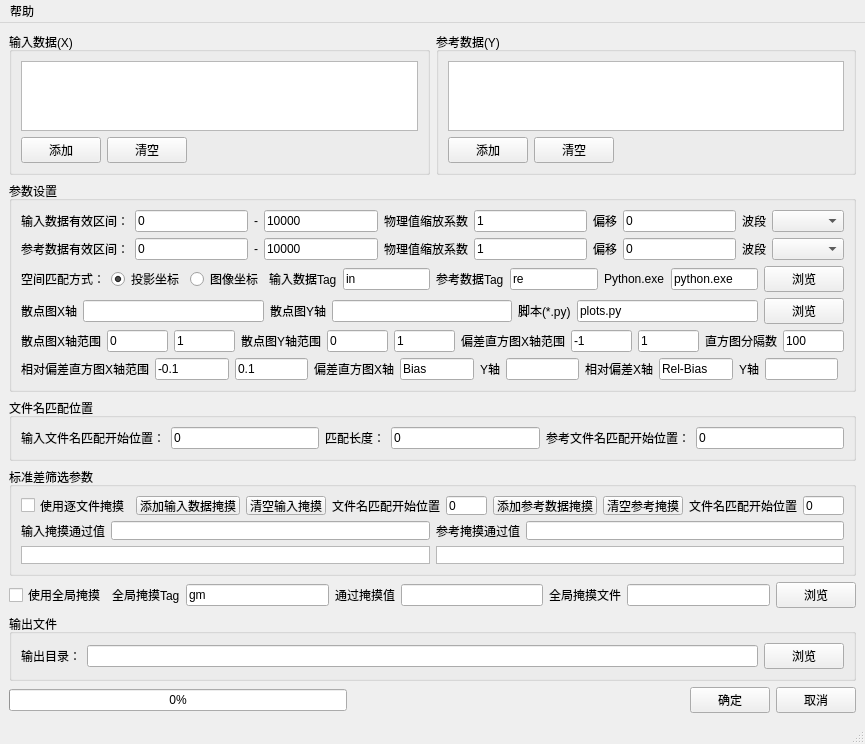
<?xml version="1.0" encoding="UTF-8"?>
<ui version="4.0">
 <class>MainWindow</class>
 <widget class="QMainWindow" name="MainWindow">
  <property name="geometry">
   <rect>
    <x>0</x>
    <y>0</y>
    <width>865</width>
    <height>744</height>
   </rect>
  </property>
  <property name="windowTitle">
   <string/>
  </property>
  <widget class="QWidget" name="centralwidget">
   <layout class="QVBoxLayout" name="verticalLayout_2">
    <item>
     <layout class="QVBoxLayout" name="verticalLayout">
      <item>
       <layout class="QHBoxLayout" name="horizontalLayout_2">
        <item>
         <layout class="QHBoxLayout" name="horizontalLayout">
          <item>
           <widget class="QGroupBox" name="groupBox_3">
            <property name="title">
             <string>输入数据(X)</string>
            </property>
            <layout class="QVBoxLayout" name="verticalLayout_4">
             <item>
              <layout class="QVBoxLayout" name="verticalLayout_3">
               <item>
                <widget class="QListWidget" name="listWidgetInfiles">
                 <property name="statusTip">
                  <string>需要检验的数据文件。</string>
                 </property>
                </widget>
               </item>
               <item>
                <layout class="QHBoxLayout" name="horizontalLayout_4">
                 <item>
                  <widget class="QPushButton" name="pushButtonAddInput">
                   <property name="text">
                    <string>添加</string>
                   </property>
                  </widget>
                 </item>
                 <item>
                  <widget class="QPushButton" name="pushButtonClearInput">
                   <property name="text">
                    <string>清空</string>
                   </property>
                  </widget>
                 </item>
                 <item>
                  <spacer name="horizontalSpacer_2">
                   <property name="orientation">
                    <enum>Qt::Horizontal</enum>
                   </property>
                   <property name="sizeHint" stdset="0">
                    <size>
                     <width>40</width>
                     <height>20</height>
                    </size>
                   </property>
                  </spacer>
                 </item>
                </layout>
               </item>
              </layout>
             </item>
            </layout>
           </widget>
          </item>
          <item>
           <widget class="QGroupBox" name="groupBox">
            <property name="title">
             <string>参考数据(Y)</string>
            </property>
            <layout class="QVBoxLayout" name="verticalLayout_6">
             <item>
              <layout class="QVBoxLayout" name="verticalLayout_5">
               <item>
                <widget class="QListWidget" name="listWidgetReffiles">
                 <property name="statusTip">
                  <string>标准数据文件。</string>
                 </property>
                </widget>
               </item>
               <item>
                <layout class="QHBoxLayout" name="horizontalLayout_3">
                 <item>
                  <widget class="QPushButton" name="pushButtonAddRef">
                   <property name="text">
                    <string>添加</string>
                   </property>
                  </widget>
                 </item>
                 <item>
                  <widget class="QPushButton" name="pushButtonClearRef">
                   <property name="text">
                    <string>清空</string>
                   </property>
                  </widget>
                 </item>
                 <item>
                  <spacer name="horizontalSpacer">
                   <property name="orientation">
                    <enum>Qt::Horizontal</enum>
                   </property>
                   <property name="sizeHint" stdset="0">
                    <size>
                     <width>40</width>
                     <height>20</height>
                    </size>
                   </property>
                  </spacer>
                 </item>
                </layout>
               </item>
              </layout>
             </item>
            </layout>
           </widget>
          </item>
         </layout>
        </item>
       </layout>
      </item>
      <item>
       <widget class="QGroupBox" name="groupBoxParams">
        <property name="title">
         <string>参数设置</string>
        </property>
        <layout class="QVBoxLayout" name="verticalLayout_7">
         <item>
          <layout class="QHBoxLayout" name="horizontalLayout_7">
           <item>
            <widget class="QLabel" name="label_2">
             <property name="toolTip">
              <string/>
             </property>
             <property name="statusTip">
              <string>有效值范围外不参与计算和对比。</string>
             </property>
             <property name="text">
              <string>输入数据有效区间：</string>
             </property>
            </widget>
           </item>
           <item>
            <widget class="QLineEdit" name="lineEditValid0">
             <property name="statusTip">
              <string>有效区间最小值（包含）。</string>
             </property>
             <property name="text">
              <string>0</string>
             </property>
            </widget>
           </item>
           <item>
            <widget class="QLabel" name="label_3">
             <property name="text">
              <string>-</string>
             </property>
            </widget>
           </item>
           <item>
            <widget class="QLineEdit" name="lineEditValid1">
             <property name="toolTip">
              <string>有效区间最大值（包含）。</string>
             </property>
             <property name="statusTip">
              <string>包含</string>
             </property>
             <property name="text">
              <string>10000</string>
             </property>
            </widget>
           </item>
           <item>
            <widget class="QLabel" name="label_12">
             <property name="text">
              <string>物理值缩放系数</string>
             </property>
            </widget>
           </item>
           <item>
            <widget class="QLineEdit" name="lineEditSlopeIn">
             <property name="statusTip">
              <string>PhyVal=(InVal+Inter)*Slope</string>
             </property>
             <property name="text">
              <string>1</string>
             </property>
            </widget>
           </item>
           <item>
            <widget class="QLabel" name="label_13">
             <property name="text">
              <string>偏移</string>
             </property>
            </widget>
           </item>
           <item>
            <widget class="QLineEdit" name="lineEditInterIn">
             <property name="statusTip">
              <string>PhyVal=(InVal+Inter)*Slope</string>
             </property>
             <property name="text">
              <string>0</string>
             </property>
            </widget>
           </item>
           <item>
            <widget class="QLabel" name="label_18">
             <property name="text">
              <string>波段</string>
             </property>
            </widget>
           </item>
           <item>
            <widget class="QComboBox" name="comboBoxBandIn"/>
           </item>
          </layout>
         </item>
         <item>
          <layout class="QHBoxLayout" name="horizontalLayout_15">
           <property name="bottomMargin">
            <number>0</number>
           </property>
           <item>
            <widget class="QLabel" name="label_14">
             <property name="text">
              <string>参考数据有效区间：</string>
             </property>
            </widget>
           </item>
           <item>
            <widget class="QLineEdit" name="lineEditValid0Ref">
             <property name="text">
              <string>0</string>
             </property>
            </widget>
           </item>
           <item>
            <widget class="QLabel" name="label_17">
             <property name="text">
              <string>-</string>
             </property>
            </widget>
           </item>
           <item>
            <widget class="QLineEdit" name="lineEditValid1Ref">
             <property name="text">
              <string>10000</string>
             </property>
            </widget>
           </item>
           <item>
            <widget class="QLabel" name="label_15">
             <property name="text">
              <string>物理值缩放系数</string>
             </property>
            </widget>
           </item>
           <item>
            <widget class="QLineEdit" name="lineEditSlopeRef">
             <property name="text">
              <string>1</string>
             </property>
            </widget>
           </item>
           <item>
            <widget class="QLabel" name="label_16">
             <property name="text">
              <string>偏移</string>
             </property>
            </widget>
           </item>
           <item>
            <widget class="QLineEdit" name="lineEditInterRef">
             <property name="text">
              <string>0</string>
             </property>
            </widget>
           </item>
           <item>
            <widget class="QLabel" name="label_19">
             <property name="text">
              <string>波段</string>
             </property>
            </widget>
           </item>
           <item>
            <widget class="QComboBox" name="comboBoxBandRef"/>
           </item>
          </layout>
         </item>
         <item>
          <layout class="QHBoxLayout" name="horizontalLayout_8">
           <property name="bottomMargin">
            <number>0</number>
           </property>
           <item>
            <widget class="QLabel" name="label_4">
             <property name="text">
              <string>空间匹配方式：</string>
             </property>
            </widget>
           </item>
           <item>
            <widget class="QRadioButton" name="radioButtonMatchProj">
             <property name="statusTip">
              <string>输入数据会重新定位到参考数据坐标系上。GeoTrans第0和第3参数是左上角像素的左上外侧点坐标。</string>
             </property>
             <property name="text">
              <string>投影坐标</string>
             </property>
             <property name="checked">
              <bool>true</bool>
             </property>
            </widget>
           </item>
           <item>
            <widget class="QRadioButton" name="radioButtonMatchPixel">
             <property name="text">
              <string>图像坐标</string>
             </property>
            </widget>
           </item>
           <item>
            <widget class="QLabel" name="label_33">
             <property name="text">
              <string>输入数据Tag</string>
             </property>
            </widget>
           </item>
           <item>
            <widget class="QLineEdit" name="lineEditInTag">
             <property name="text">
              <string>in</string>
             </property>
            </widget>
           </item>
           <item>
            <widget class="QLabel" name="label_34">
             <property name="text">
              <string>参考数据Tag</string>
             </property>
            </widget>
           </item>
           <item>
            <widget class="QLineEdit" name="lineEditReTag">
             <property name="text">
              <string>re</string>
             </property>
            </widget>
           </item>
           <item>
            <widget class="QLabel" name="label_20">
             <property name="text">
              <string>Python.exe</string>
             </property>
            </widget>
           </item>
           <item>
            <widget class="QLineEdit" name="lineEditPython">
             <property name="text">
              <string>python.exe</string>
             </property>
            </widget>
           </item>
           <item>
            <widget class="QPushButton" name="pushButtonOpenPython">
             <property name="text">
              <string>浏览</string>
             </property>
            </widget>
           </item>
          </layout>
         </item>
         <item>
          <layout class="QHBoxLayout" name="horizontalLayout_16">
           <property name="bottomMargin">
            <number>0</number>
           </property>
           <item>
            <widget class="QLabel" name="label_21">
             <property name="text">
              <string>散点图X轴</string>
             </property>
            </widget>
           </item>
           <item>
            <widget class="QLineEdit" name="lineEditXLabel"/>
           </item>
           <item>
            <widget class="QLabel" name="label_22">
             <property name="text">
              <string>散点图Y轴</string>
             </property>
            </widget>
           </item>
           <item>
            <widget class="QLineEdit" name="lineEditYLabel"/>
           </item>
           <item>
            <widget class="QLabel" name="label_23">
             <property name="text">
              <string>脚本(*.py)</string>
             </property>
            </widget>
           </item>
           <item>
            <widget class="QLineEdit" name="lineEditScriptPy">
             <property name="text">
              <string>plots.py</string>
             </property>
            </widget>
           </item>
           <item>
            <widget class="QPushButton" name="pushButtonOpenScript">
             <property name="text">
              <string>浏览</string>
             </property>
            </widget>
           </item>
          </layout>
         </item>
         <item>
          <layout class="QHBoxLayout" name="horizontalLayout_17">
           <property name="bottomMargin">
            <number>0</number>
           </property>
           <item>
            <widget class="QLabel" name="label_24">
             <property name="text">
              <string>散点图X轴范围</string>
             </property>
            </widget>
           </item>
           <item>
            <widget class="QLineEdit" name="lineEditScatterXMin">
             <property name="text">
              <string>0</string>
             </property>
            </widget>
           </item>
           <item>
            <widget class="QLineEdit" name="lineEditScatterXMax">
             <property name="text">
              <string>1</string>
             </property>
            </widget>
           </item>
           <item>
            <widget class="QLabel" name="label_25">
             <property name="text">
              <string>散点图Y轴范围</string>
             </property>
            </widget>
           </item>
           <item>
            <widget class="QLineEdit" name="lineEditScatterYMin">
             <property name="text">
              <string>0</string>
             </property>
            </widget>
           </item>
           <item>
            <widget class="QLineEdit" name="lineEditScatterYMax">
             <property name="text">
              <string>1</string>
             </property>
            </widget>
           </item>
           <item>
            <widget class="QLabel" name="label_26">
             <property name="text">
              <string>偏差直方图X轴范围</string>
             </property>
            </widget>
           </item>
           <item>
            <widget class="QLineEdit" name="lineEditHistXMin">
             <property name="text">
              <string>-1</string>
             </property>
            </widget>
           </item>
           <item>
            <widget class="QLineEdit" name="lineEditHistXMax">
             <property name="text">
              <string>1</string>
             </property>
            </widget>
           </item>
           <item>
            <widget class="QLabel" name="label_27">
             <property name="text">
              <string>直方图分隔数</string>
             </property>
            </widget>
           </item>
           <item>
            <widget class="QLineEdit" name="lineEditHistCount">
             <property name="text">
              <string>100</string>
             </property>
            </widget>
           </item>
          </layout>
         </item>
         <item>
          <layout class="QHBoxLayout" name="horizontalLayout_18">
           <property name="bottomMargin">
            <number>0</number>
           </property>
           <item>
            <widget class="QLabel" name="label_28">
             <property name="text">
              <string>相对偏差直方图X轴范围</string>
             </property>
            </widget>
           </item>
           <item>
            <widget class="QLineEdit" name="lineEditHistXminRE">
             <property name="text">
              <string>-0.1</string>
             </property>
            </widget>
           </item>
           <item>
            <widget class="QLineEdit" name="lineEditHistXmaxRE">
             <property name="text">
              <string>0.1</string>
             </property>
            </widget>
           </item>
           <item>
            <widget class="QLabel" name="label_29">
             <property name="text">
              <string>偏差直方图X轴</string>
             </property>
            </widget>
           </item>
           <item>
            <widget class="QLineEdit" name="lineEditDiffXLabel">
             <property name="text">
              <string>Bias</string>
             </property>
            </widget>
           </item>
           <item>
            <widget class="QLabel" name="label_30">
             <property name="text">
              <string>Y轴</string>
             </property>
            </widget>
           </item>
           <item>
            <widget class="QLineEdit" name="lineEditDiffYLabel"/>
           </item>
           <item>
            <widget class="QLabel" name="label_31">
             <property name="text">
              <string>相对偏差X轴</string>
             </property>
            </widget>
           </item>
           <item>
            <widget class="QLineEdit" name="lineEditREXLabel">
             <property name="text">
              <string>Rel-Bias</string>
             </property>
            </widget>
           </item>
           <item>
            <widget class="QLabel" name="label_32">
             <property name="text">
              <string>Y轴</string>
             </property>
            </widget>
           </item>
           <item>
            <widget class="QLineEdit" name="lineEditREYLabel"/>
           </item>
           <item>
            <spacer name="horizontalSpacer_3">
             <property name="orientation">
              <enum>Qt::Horizontal</enum>
             </property>
             <property name="sizeHint" stdset="0">
              <size>
               <width>40</width>
               <height>20</height>
              </size>
             </property>
            </spacer>
           </item>
          </layout>
         </item>
        </layout>
       </widget>
      </item>
      <item>
       <widget class="QGroupBox" name="groupBox_2">
        <property name="minimumSize">
         <size>
          <width>0</width>
          <height>0</height>
         </size>
        </property>
        <property name="title">
         <string>文件名匹配位置</string>
        </property>
        <layout class="QHBoxLayout" name="horizontalLayout_11">
         <item>
          <layout class="QHBoxLayout" name="horizontalLayout_10">
           <item>
            <widget class="QLabel" name="label_5">
             <property name="text">
              <string>输入文件名匹配开始位置：</string>
             </property>
            </widget>
           </item>
           <item>
            <widget class="QLineEdit" name="lineEditInDatePos">
             <property name="statusTip">
              <string>多个输入对一个参考或者一个输入对多个参考时，该值忽略。</string>
             </property>
             <property name="text">
              <string>0</string>
             </property>
            </widget>
           </item>
           <item>
            <widget class="QLabel" name="label_6">
             <property name="text">
              <string>匹配长度：</string>
             </property>
            </widget>
           </item>
           <item>
            <widget class="QLineEdit" name="lineEditDateLen">
             <property name="statusTip">
              <string>多个输入对一个参考或者一个输入对多个参考时，该值忽略。</string>
             </property>
             <property name="text">
              <string>0</string>
             </property>
            </widget>
           </item>
           <item>
            <widget class="QLabel" name="label_7">
             <property name="text">
              <string>参考文件名匹配开始位置：</string>
             </property>
            </widget>
           </item>
           <item>
            <widget class="QLineEdit" name="lineEditRefDatePos">
             <property name="statusTip">
              <string>多个输入对一个参考或者一个输入对多个参考时，该值忽略。</string>
             </property>
             <property name="text">
              <string>0</string>
             </property>
            </widget>
           </item>
          </layout>
         </item>
        </layout>
       </widget>
      </item>
      <item>
       <widget class="QGroupBox" name="groupBox_4">
        <property name="minimumSize">
         <size>
          <width>0</width>
          <height>60</height>
         </size>
        </property>
        <property name="title">
         <string>标准差筛选参数</string>
        </property>
        <layout class="QVBoxLayout" name="verticalLayout_8">
         <item>
          <layout class="QHBoxLayout" name="horizontalLayout_12">
           <item>
            <widget class="QCheckBox" name="checkBoxPerFileMask">
             <property name="text">
              <string>使用逐文件掩摸</string>
             </property>
            </widget>
           </item>
           <item>
            <widget class="QPushButton" name="pushButtonAddInMask">
             <property name="text">
              <string>添加输入数据掩摸</string>
             </property>
            </widget>
           </item>
           <item>
            <widget class="QPushButton" name="pushButtonClearInMask">
             <property name="text">
              <string>清空输入掩摸</string>
             </property>
            </widget>
           </item>
           <item>
            <widget class="QLabel" name="label_8">
             <property name="text">
              <string>文件名匹配开始位置</string>
             </property>
            </widget>
           </item>
           <item>
            <widget class="QLineEdit" name="lineEditInMaskFnamePos">
             <property name="text">
              <string>0</string>
             </property>
            </widget>
           </item>
           <item>
            <spacer name="horizontalSpacer_5">
             <property name="orientation">
              <enum>Qt::Horizontal</enum>
             </property>
             <property name="sizeHint" stdset="0">
              <size>
               <width>40</width>
               <height>20</height>
              </size>
             </property>
            </spacer>
           </item>
           <item>
            <widget class="QPushButton" name="pushButtonAddReMask">
             <property name="text">
              <string>添加参考数据掩摸</string>
             </property>
            </widget>
           </item>
           <item>
            <widget class="QPushButton" name="pushButtonClearReMask">
             <property name="text">
              <string>清空参考掩摸</string>
             </property>
            </widget>
           </item>
           <item>
            <widget class="QLabel" name="label_9">
             <property name="text">
              <string>文件名匹配开始位置</string>
             </property>
            </widget>
           </item>
           <item>
            <widget class="QLineEdit" name="lineEditReMaskFnamePos">
             <property name="text">
              <string>0</string>
             </property>
            </widget>
           </item>
          </layout>
         </item>
         <item>
          <layout class="QHBoxLayout" name="horizontalLayout_13">
           <property name="bottomMargin">
            <number>0</number>
           </property>
           <item>
            <widget class="QLabel" name="label_10">
             <property name="text">
              <string>输入掩摸通过值</string>
             </property>
            </widget>
           </item>
           <item>
            <widget class="QLineEdit" name="lineEditInMaskValues">
             <property name="statusTip">
              <string>通过掩摸值，多个掩摸值用逗号分割，为或关系，满足一个既通过 e.g. 1,2,3:5,6</string>
             </property>
            </widget>
           </item>
           <item>
            <widget class="QLabel" name="label_11">
             <property name="text">
              <string>参考掩摸通过值</string>
             </property>
            </widget>
           </item>
           <item>
            <widget class="QLineEdit" name="lineEditReMaskValues">
             <property name="statusTip">
              <string>通过掩摸值，多个掩摸值用逗号分割，为或关系，满足一个既通过 e.g. 1,2,3:5,6</string>
             </property>
            </widget>
           </item>
          </layout>
         </item>
         <item>
          <layout class="QHBoxLayout" name="horizontalLayout_19">
           <property name="bottomMargin">
            <number>0</number>
           </property>
           <item>
            <widget class="QListWidget" name="listWidgetInMaskList">
             <property name="statusTip">
              <string>逐文件掩摸数据采用图像坐标进行像素匹配，必须与输入文件尺寸一致</string>
             </property>
             <property name="selectionMode">
              <enum>QAbstractItemView::SingleSelection</enum>
             </property>
            </widget>
           </item>
           <item>
            <widget class="QListWidget" name="listWidgetReMaskList">
             <property name="statusTip">
              <string>逐文件掩摸数据采用图像坐标进行像素匹配，必须与参考文件尺寸一致</string>
             </property>
            </widget>
           </item>
          </layout>
         </item>
        </layout>
       </widget>
      </item>
      <item>
       <layout class="QHBoxLayout" name="horizontalLayout_14">
        <property name="bottomMargin">
         <number>0</number>
        </property>
        <item>
         <widget class="QCheckBox" name="checkBoxUseGlobalMask">
          <property name="toolTip">
           <string>使用</string>
          </property>
          <property name="statusTip">
           <string>使用全局掩摸必须输入和参考文件必须有可以转换的坐标系。</string>
          </property>
          <property name="text">
           <string>使用全局掩摸</string>
          </property>
         </widget>
        </item>
        <item>
         <widget class="QLabel" name="label_37">
          <property name="text">
           <string>全局掩摸Tag</string>
          </property>
         </widget>
        </item>
        <item>
         <widget class="QLineEdit" name="lineEditGlobalMaskTag">
          <property name="text">
           <string>gm</string>
          </property>
         </widget>
        </item>
        <item>
         <widget class="QLabel" name="label_35">
          <property name="text">
           <string>通过掩摸值</string>
          </property>
         </widget>
        </item>
        <item>
         <widget class="QLineEdit" name="lineEditGlobalMaskValues">
          <property name="statusTip">
           <string>通过掩摸值，多个掩摸值用逗号分割，为或关系，满足一个既通过 e.g. 1,2,3:5,6</string>
          </property>
         </widget>
        </item>
        <item>
         <widget class="QLabel" name="label_36">
          <property name="text">
           <string>全局掩摸文件</string>
          </property>
         </widget>
        </item>
        <item>
         <widget class="QLineEdit" name="lineEditGlobalMaskFilename">
          <property name="toolTip">
           <string/>
          </property>
          <property name="statusTip">
           <string>全局掩摸文件必须有坐标系</string>
          </property>
          <property name="text">
           <string/>
          </property>
         </widget>
        </item>
        <item>
         <widget class="QPushButton" name="pushButtonLandCover">
          <property name="text">
           <string>浏览</string>
          </property>
         </widget>
        </item>
       </layout>
      </item>
      <item>
       <widget class="QGroupBox" name="groupBoxOut">
        <property name="title">
         <string>输出文件</string>
        </property>
        <layout class="QHBoxLayout" name="horizontalLayout_6">
         <item>
          <layout class="QHBoxLayout" name="horizontalLayout_5">
           <item>
            <widget class="QLabel" name="label">
             <property name="statusTip">
              <string>每个输入文件参考文件对单独输出一个CSV文件，文件名格式为{IN}_vs_{RE}.csv</string>
             </property>
             <property name="text">
              <string>输出目录：</string>
             </property>
            </widget>
           </item>
           <item>
            <widget class="QLineEdit" name="lineEditOutfile"/>
           </item>
           <item>
            <widget class="QPushButton" name="pushButtonOpenOutfile">
             <property name="text">
              <string>浏览</string>
             </property>
            </widget>
           </item>
          </layout>
         </item>
        </layout>
       </widget>
      </item>
      <item>
       <layout class="QHBoxLayout" name="horizontalLayout_9">
        <item>
         <widget class="QProgressBar" name="progressBar">
          <property name="value">
           <number>0</number>
          </property>
         </widget>
        </item>
        <item>
         <spacer name="horizontalSpacer_4">
          <property name="orientation">
           <enum>Qt::Horizontal</enum>
          </property>
          <property name="sizeHint" stdset="0">
           <size>
            <width>40</width>
            <height>20</height>
           </size>
          </property>
         </spacer>
        </item>
        <item>
         <widget class="QPushButton" name="pushButtonOk">
          <property name="text">
           <string>确定</string>
          </property>
         </widget>
        </item>
        <item>
         <widget class="QPushButton" name="pushButtonCancel">
          <property name="text">
           <string>取消</string>
          </property>
         </widget>
        </item>
       </layout>
      </item>
     </layout>
    </item>
   </layout>
  </widget>
  <widget class="QMenuBar" name="menubar">
   <property name="geometry">
    <rect>
     <x>0</x>
     <y>0</y>
     <width>865</width>
     <height>23</height>
    </rect>
   </property>
   <widget class="QMenu" name="menu">
    <property name="title">
     <string>帮助</string>
    </property>
    <addaction name="actionAbout"/>
   </widget>
   <addaction name="menu"/>
  </widget>
  <widget class="QStatusBar" name="statusbar"/>
  <action name="actionAbout">
   <property name="text">
    <string>About</string>
   </property>
  </action>
 </widget>
 <resources/>
 <connections/>
</ui>
